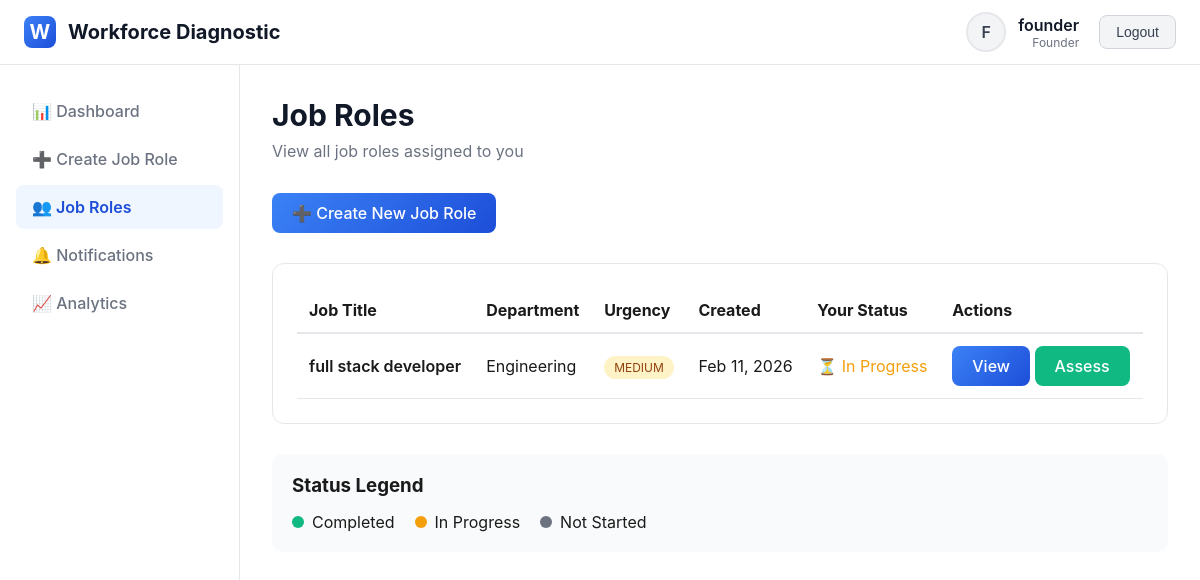
The page /job-roles/ (signed in) on the database its author committed.
### diagnostic_app/models.py (models this page shows, shortened)
class User(AbstractUser):
    ROLE_CHOICES = [
        ('founder', 'Founder'),
        ('co_founder', 'Co-Founder'),
        ('ceo', 'CEO'),
        ('cfo', 'CFO'),
        ('cto', 'CTO / Tech Lead'),
        ('coo', 'COO'),
        ('project_head', 'Project Head / Team Lead'),
        ('hr_manager', 'HR Manager / People Operations'),
        ('recruiter', 'Recruiter'),
        ('hr_executive', 'HR Executive'),
    ]
    role = models.CharField(max_length=20, choices=ROLE_CHOICES)
    phone = models.CharField(max_length=15, blank=True)
    def get_level(self):
        level_map = {
            'founder': 1, 'co_founder': 1,
            'ceo': 2, 'cfo': 2,
            'cto': 2, 'coo': 2, 'project_head': 2,
            'hr_manager': 3, 'recruiter': 3, 'hr_executive': 3
        }
        return level_map.get(self.role, 0)
    def can_create_job_roles(self):
        return self.role in ['founder', 'co_founder']

class JobRole(models.Model):
    STATUS_CHOICES = [
        ('draft', 'Draft'),
        ('active', 'Active'),
        ('completed', 'Completed'),
        ('cancelled', 'Cancelled'),
    ]
    title = models.CharField(max_length=200)
    department = models.CharField(max_length=100)
    description = models.TextField()
    required_skills = models.TextField()
    experience_level = models.CharField(max_length=50)
    budget_range = models.CharField(max_length=100)
    urgency = models.CharField(max_length=20, choices=[
        ('low', 'Low'),
        ('medium', 'Medium'),
        ('high', 'High')
    ])
    created_by = models.ForeignKey(User, on_delete=models.CASCADE, related_name='created_jobs')
    created_at = models.DateTimeField(auto_now_add=True)
    status = models.CharField(max_length=20, choices=STATUS_CHOICES, default='draft')

### diagnostic_app/views.py (the view)
# urls.py: path('job-roles/', views.job_roles_view, name='job_roles'),
@login_required
def job_roles_view(request):
    if request.user.get_level() == 1:
        jobs = JobRole.objects.all().order_by('-created_at')
    else:
        assigned_job_ids = RoleAssignment.objects.filter(user=request.user).values_list('job_role_id', flat=True)
        jobs = JobRole.objects.filter(id__in=assigned_job_ids).order_by('-created_at')
    for job in jobs:
        try:
            assignment = RoleAssignment.objects.get(job_role=job, user=request.user)
            if assignment.is_completed:
                job.user_status = 'completed'
            else:
                job.user_status = 'in_progress'
            job.can_assess = not assignment.is_completed
        except RoleAssignment.DoesNotExist:
            job.user_status = 'not_started'
            job.can_assess = False
    context = {'jobs': jobs}
    return render(request, 'diagnostic_app/job_roles.html', context)

### diagnostic_app/templates/diagnostic_app/job_roles.html (shortened to what this page needs)
{% extends 'diagnostic_app/base.html' %}
{% block content %}
<div class="page-header">
    <h1>Job Roles</h1>
    <p>View all job roles assigned to you</p>
</div>
{% if user.can_create_job_roles %}
<div style="margin-bottom: 30px;">
    <a href="{% url 'create_job_role' %}" class="btn btn-primary">
        ➕ Create New Job Role
    </a>
</div>
{% endif %}
<div class="card">
    <div style="overflow-x: auto;">
        <table style="width: 100%; border-collapse: collapse;">
            <thead>
                <tr style="border-bottom: 2px solid #e5e7eb;">
                    <th style="padding: 12px; text-align: left;">Job Title</th>
                    <th style="padding: 12px; text-align: left;">Department</th>
                    <th style="padding: 12px; text-align: left;">Urgency</th>
                    <th style="padding: 12px; text-align: left;">Created</th>
                    <th style="padding: 12px; text-align: left;">Your Status</th>
                    <th style="padding: 12px; text-align: left;">Actions</th>
                </tr>
            </thead>
            <tbody>
                {% if jobs %}
                {% for job in jobs %}
                <tr style="border-bottom: 1px solid #e5e7eb;">
                    <td style="padding: 12px;">
                        <div style="font-weight: 600;">{{ job.title }}</div>
                    </td>
                    <td style="padding: 12px;">{{ job.department }}</td>
                    <td style="padding: 12px;">
                        <span style="padding: 4px 10px; background:
                            {% if job.urgency == 'high' %}#fee2e2; color: #991b1b;
                            {% elif job.urgency == 'medium' %}#fef3c7; color: #92400e;
                            {% else %}#d1fae5; color: #065f46;
                            {% endif %}; border-radius: 20px; font-size: 12px;">
                            {{ job.urgency|upper }}
                        </span>
                    </td>
                    <td style="padding: 12px;">{{ job.created_at|date:"M d, Y" }}</td>
                    <td style="padding: 12px;">
                        {% if job.user_status == 'completed' %}
                        <span style="color: #10b981;">✅ Completed</span>
                        {% elif job.user_status == 'in_progress' %}
                        <span style="color: #f59e0b;">⏳ In Progress</span>
                        {% else %}
                        <span style="color: #6b7280;">⏱️ Not Started</span>
                        {% endif %}
                    </td>
                    <td style="padding: 12px;">
                        <a href="{% url 'job_role_detail' job.id %}" class="btn btn-sm btn-primary">View</a>
                        {% if job.user_status != 'completed' and job.can_assess %}
                        <a href="{% url 'diagnostic' job.id %}" class="btn btn-sm btn-success">Assess</a>
                        {% endif %}
                    </td>
                </tr>
                {% endfor %}
                {% endif %}
            </tbody>
        </table>
    </div>
</div>
<div style="margin-top: 30px; background: #f9fafb; padding: 20px; border-radius: 10px;">
    <h3 style="margin-bottom: 15px;">Status Legend</h3>
    <div style="display: flex; gap: 20px; flex-wrap: wrap;">
        <div style="display: flex; align-items: center; gap: 8px;">
            <div style="width: 12px; height: 12px; background: #10b981; border-radius: 50%;"></div>
            <span>Completed</span>
        </div>
        <div style="display: flex; align-items: center; gap: 8px;">
            <div style="width: 12px; height: 12px; background: #f59e0b; border-radius: 50%;"></div>
            <span>In Progress</span>
        </div>
        <div style="display: flex; align-items: center; gap: 8px;">
            <div style="width: 12px; height: 12px; background: #6b7280; border-radius: 50%;"></div>
            <span>Not Started</span>
        </div>
    </div>
</div>
{% endblock %}

### diagnostic_app/templates/diagnostic_app/base.html (shortened to what this page needs)
<!DOCTYPE html>
<html lang="en">
<head>
    {% load static %}
</head>
<body>
    {% if user.is_authenticated %}
    <div class="app-container">
        <header class="header">
            <div class="header-content">
                <a href="{% url 'dashboard' %}" class="logo">
                    <div class="logo-icon">W</div>
                    <span>Workforce Diagnostic</span>
                </a>
                <div class="user-menu">
                    <div class="user-info">
                        <div class="user-avatar">
                            {{ user.username|slice:":1"|upper }}
                        </div>
                        <div class="user-details">
                            <div class="user-name">{{ user.username }}</div>
                            <div class="user-role">{{ user.get_role_display }}</div>
                        </div>
                    </div>
                    <form method="post" action="{% url 'logout' %}">
                        <button type="submit" class="btn-logout">Logout</button>
                    </form>
                </div>
            </div>
        </header>
        <div class="main-content">
            <nav class="sidebar">
                <ul class="nav-menu">
                    <li class="nav-item">
                        <a href="{% url 'dashboard' %}" class="nav-link {% if request.path == '/dashboard/' %}active{% endif %}">
                            📊 Dashboard
                        </a>
                    </li>
                    {% if user.can_create_job_roles %}
                    <li class="nav-item">
                        <a href="{% url 'create_job_role' %}" class="nav-link {% if request.path == '/job-roles/create/' %}active{% endif %}">
                            ➕ Create Job Role
                        </a>
                    </li>
                    {% endif %}
                    <li class="nav-item">
                        <a href="{% url 'job_roles' %}" class="nav-link {% if '/job-roles' in request.path and request.path != '/job-roles/create/' %}active{% endif %}">
                            👥 Job Roles
                        </a>
                    </li>
                    <li class="nav-item">
                        <a href="{% url 'notifications' %}" class="nav-link {% if '/notifications' in request.path %}active{% endif %}">
                            🔔 Notifications
                        </a>
                    </li>
                    {% if user.get_level == 1 %}
                    <li class="nav-item">
                        <a href="#" class="nav-link">
                            📈 Analytics
                        </a>
                    </li>
                    {% endif %}
                </ul>
            </nav>
            <div class="content-wrapper">
                <div class="content">
                    {% block content %}{% endblock %}
                </div>
            </div>
        </div>
    </div>
    {% else %}
    {% block login_content %}{% endblock %}
    {% endif %}
</body>
</html>

### diagnostic_app/templates/diagnostic_app/base.html (style rules this page uses)
* { margin: 0; padding: 0; box-sizing: border-box; }
body { font-family: -apple-system, BlinkMacSystemFont, 'Segoe UI', Roboto, sans-serif; background: #ffffff; color: #1a1a1a; min-height: 100vh; }
.app-container { display: flex; flex-direction: column; min-height: 100vh; }
.header { background: #ffffff; border-bottom: 1px solid #e5e7eb; padding: 0 24px; box-shadow: 0 1px 3px rgba(0,0,0,0.05); }
.header-content { display: flex; align-items: center; justify-content: space-between; height: 64px; max-width: 1200px; margin: 0 auto; }
.logo { display: flex; align-items: center; gap: 12px; font-size: 20px; font-weight: 700; color: #111827; text-decoration: none; }
.logo-icon { width: 32px; height: 32px; background: linear-gradient(135deg, #3b82f6 0%, #1d4ed8 100%); border-radius: 8px; display: flex; align-items: center; justify-content: center; color: white; }
.user-menu { display: flex; align-items: center; gap: 20px; }
.user-info { display: flex; align-items: center; gap: 12px; }
.user-avatar { width: 40px; height: 40px; border-radius: 50%; background: #f3f4f6; display: flex; align-items: center; justify-content: center; font-weight: 600; color: #374151; border: 2px solid #e5e7eb; }
.user-details { text-align: right; }
.user-name { font-weight: 600; color: #111827; }
.user-role { font-size: 12px; color: #6b7280; }
.btn-logout { padding: 8px 16px; background: #f3f4f6; color: #374151; border: 1px solid #d1d5db; border-radius: 8px; font-size: 14px; font-weight: 500; cursor: pointer; transition: all 0.2s; }
.main-content { flex: 1; display: flex; }
.sidebar { width: 240px; background: #ffffff; border-right: 1px solid #e5e7eb; padding: 24px 0; }
.nav-menu { list-style: none; padding: 0 16px; }
.nav-item { margin-bottom: 4px; }
.nav-link { display: flex; align-items: center; gap: 12px; padding: 12px 16px; color: #6b7280; text-decoration: none; border-radius: 8px; transition: all 0.2s; font-weight: 500; }
.nav-link.active { background: #eff6ff; color: #1d4ed8; font-weight: 600; }
.content-wrapper { flex: 1; padding: 32px; background: #ffffff; }
.content { max-width: 1200px; margin: 0 auto; }
.page-header { margin-bottom: 32px; }
.page-header h1 { font-size: 30px; font-weight: 700; color: #111827; margin-bottom: 8px; }
.page-header p { color: #6b7280; font-size: 16px; }
.btn { padding: 10px 20px; border-radius: 8px; font-weight: 500; cursor: pointer; border: none; text-decoration: none; display: inline-flex; align-items: center; gap: 8px; transition: all 0.2s; }
.btn-primary { background: linear-gradient(135deg, #3b82f6 0%, #1d4ed8 100%); color: white; }
.btn-success { background: #10b981; color: white; }
.card { background: #ffffff; border: 1px solid #e5e7eb; border-radius: 12px; padding: 24px; margin-bottom: 20px; }

### rows shown on the page
User: username "F", username "founder", role "Founder"
JobRole: title "full stack developer", department "Engineering", urgency "MEDIUM", created_at "Feb 11, 2026", shows "⏳ In Progress", shows "Assess"
